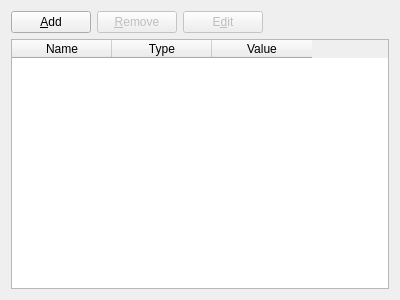
<?xml version="1.0" encoding="UTF-8"?>
<ui version="4.0">
 <class>SaveVariables</class>
 <widget class="QWidget" name="SaveVariables">
  <property name="enabled">
   <bool>true</bool>
  </property>
  <property name="geometry">
   <rect>
    <x>0</x>
    <y>0</y>
    <width>400</width>
    <height>300</height>
   </rect>
  </property>
  <property name="windowTitle">
   <string>Form</string>
  </property>
  <layout class="QHBoxLayout" name="horizontalLayout_2">
   <item>
    <layout class="QVBoxLayout" name="verticalLayout">
     <item>
      <layout class="QHBoxLayout" name="horizontalLayout">
       <item>
        <widget class="QPushButton" name="btnAdd">
         <property name="text">
          <string>&amp;Add</string>
         </property>
        </widget>
       </item>
       <item>
        <widget class="QPushButton" name="btnRemove">
         <property name="enabled">
          <bool>false</bool>
         </property>
         <property name="text">
          <string>&amp;Remove</string>
         </property>
        </widget>
       </item>
       <item>
        <widget class="QPushButton" name="btnEdit">
         <property name="enabled">
          <bool>false</bool>
         </property>
         <property name="text">
          <string>E&amp;dit</string>
         </property>
        </widget>
       </item>
       <item>
        <spacer name="horizontalSpacer">
         <property name="orientation">
          <enum>Qt::Horizontal</enum>
         </property>
         <property name="sizeHint" stdset="0">
          <size>
           <width>40</width>
           <height>20</height>
          </size>
         </property>
        </spacer>
       </item>
      </layout>
     </item>
     <item>
      <widget class="QTableWidget" name="tblVars">
       <property name="alternatingRowColors">
        <bool>true</bool>
       </property>
       <property name="selectionMode">
        <enum>QAbstractItemView::SingleSelection</enum>
       </property>
       <property name="selectionBehavior">
        <enum>QAbstractItemView::SelectRows</enum>
       </property>
       <property name="showGrid">
        <bool>false</bool>
       </property>
       <property name="sortingEnabled">
        <bool>true</bool>
       </property>
       <property name="cornerButtonEnabled">
        <bool>true</bool>
       </property>
       <property name="rowCount">
        <number>0</number>
       </property>
       <property name="columnCount">
        <number>3</number>
       </property>
       <column>
        <property name="text">
         <string>Name</string>
        </property>
       </column>
       <column>
        <property name="text">
         <string>Type</string>
        </property>
       </column>
       <column>
        <property name="text">
         <string>Value</string>
        </property>
       </column>
      </widget>
     </item>
    </layout>
   </item>
  </layout>
 </widget>
 <resources/>
 <connections>
  <connection>
   <sender>btnAdd</sender>
   <signal>clicked()</signal>
   <receiver>SaveVariables</receiver>
   <slot>addClicked()</slot>
   <hints>
    <hint type="sourcelabel">
     <x>50</x>
     <y>23</y>
    </hint>
    <hint type="destinationlabel">
     <x>199</x>
     <y>149</y>
    </hint>
   </hints>
  </connection>
  <connection>
   <sender>btnRemove</sender>
   <signal>clicked()</signal>
   <receiver>SaveVariables</receiver>
   <slot>removeClicked()</slot>
   <hints>
    <hint type="sourcelabel">
     <x>144</x>
     <y>26</y>
    </hint>
    <hint type="destinationlabel">
     <x>199</x>
     <y>149</y>
    </hint>
   </hints>
  </connection>
  <connection>
   <sender>tblVars</sender>
   <signal>clicked(QModelIndex)</signal>
   <receiver>SaveVariables</receiver>
   <slot>tableClicked(QModelIndex)</slot>
   <hints>
    <hint type="sourcelabel">
     <x>199</x>
     <y>168</y>
    </hint>
    <hint type="destinationlabel">
     <x>199</x>
     <y>149</y>
    </hint>
   </hints>
  </connection>
  <connection>
   <sender>btnEdit</sender>
   <signal>clicked()</signal>
   <receiver>SaveVariables</receiver>
   <slot>editCurrentVar()</slot>
   <hints>
    <hint type="sourcelabel">
     <x>235</x>
     <y>24</y>
    </hint>
    <hint type="destinationlabel">
     <x>199</x>
     <y>149</y>
    </hint>
   </hints>
  </connection>
  <connection>
   <sender>tblVars</sender>
   <signal>cellDoubleClicked(int,int)</signal>
   <receiver>SaveVariables</receiver>
   <slot>editCurrentVar()</slot>
   <hints>
    <hint type="sourcelabel">
     <x>199</x>
     <y>168</y>
    </hint>
    <hint type="destinationlabel">
     <x>199</x>
     <y>149</y>
    </hint>
   </hints>
  </connection>
 </connections>
 <slots>
  <slot>addClicked()</slot>
  <slot>removeClicked()</slot>
  <slot>tableClicked(QModelIndex)</slot>
  <slot>editCurrentVar()</slot>
 </slots>
</ui>
